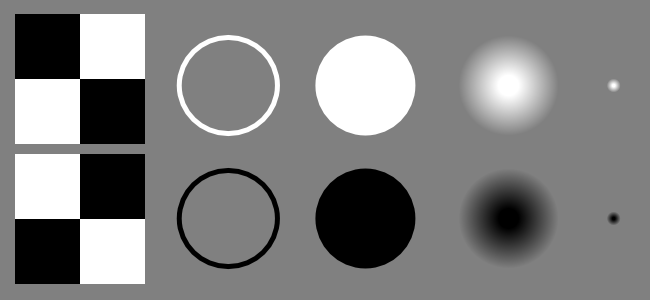
#> input picture examples/data/patterns.png, 650 x 300 px
$ python shape_index.py   (older library calls are emulated)
#> lines starting #> are read from the running program, lines starting #| are printed output that depends on the picture
### ipcv/scalespace.py
import numpy as np
from scipy.ndimage.filters import gaussian_filter


class ScaleSpace:
    def __init__(self, img_shape, sigmas, dys, dxs):
        ''' Compute the scale-space of an image.
        Upon initialization, this class precomputes the Gaussian windows used
        to smooth images of a fixed shape to save the computations at later
        points.
        '''
#> called with img_shape = (300, 650)
        assert(len(sigmas) == len(dys) == len(dxs))
        h, w = img_shape
        g_y, g_x = np.mgrid[-.5+.5/h:.5:1./h, -.5+.5/w:.5: 1./w]
        self.filters = []
        for sigma, dy, dx in zip(sigmas, dys, dxs):
            g = np.exp(- (g_x**2 + g_y**2) * (np.pi*2*sigma)**2 / 2.)
            g = np.fft.fftshift(g)
            if dy > 0 or dx > 0:
                #TODO change list(range to np.linspace or similar
                dg_y = np.array((list(range(0, h//2))+list(range(-h//2, 0))),
                                dtype=float, ndmin=2) / h
                dg_x = np.array((list(range(0, w//2))+list(range(-w//2, 0))),
                                dtype=float, ndmin=2) / w
                dg = (dg_y.T**dy) * (dg_x**dx) * (1j*2*np.pi)**(dy + dx)
                g = np.multiply(g, dg)
            self.filters.append(g)

    def compute_f(self, img_f):
        ''' Compute the scale space of an image in the fourier domain.'''
        return [np.multiply(img_f, f) for f in self.filters]

    def compute(self, img):
        ''' Compute the scale space of an image.'''
        img_f = np.fft.fft2(img)
        return [np.fft.ifft2(np.multiply(img_f, f)).real for f in self.filters]


def scalespace(img, sigma, order=(0, 0)):
    '''Compute the scale-space of an image. sigma is the scale parameter. dx
    and dy specify the differentiation order along the x and y axis
    respectively.'''
    ss = ScaleSpace(img.shape, [sigma], [order[0]], [order[1]])
    return ss.compute(img)[0]


# [16 lines left out: function gradient_orientation, not called in this run]


def shape_index(img, scale, orientations=False, fft=False):
    '''Calculate the shape index at the given scale.'''
    normalizer = scale**2
    if fft:
        Lyy = normalizer*scalespace(img, scale, order=(2, 0))
        Lxy = normalizer*scalespace(img, scale, order=(1, 1))
        Lxx = normalizer*scalespace(img, scale, order=(0, 2))
    else:
        mode = 'reflect'
        Lyy = normalizer*gaussian_filter(img, scale, order=(2, 0), mode=mode)
        Lxy = normalizer*gaussian_filter(img, scale, order=(1, 1), mode=mode)
        Lxx = normalizer*gaussian_filter(img, scale, order=(0, 2), mode=mode)

    si = np.arctan((-Lxx-Lyy) / (np.sqrt((Lxx - Lyy)**2+4*Lxy**2)+1e-10))
    si_c = .5*np.sqrt(Lxx**2 + 2*Lxy**2 + Lyy**2)

    if orientations:
        t = Lxx + Lyy
        d = Lxx*Lyy - Lxy**2
        l1 = t/2.0 + np.sqrt(np.abs(t**2/4 - d))
        l2 = t/2.0 - np.sqrt(np.abs(t**2/4 - d))
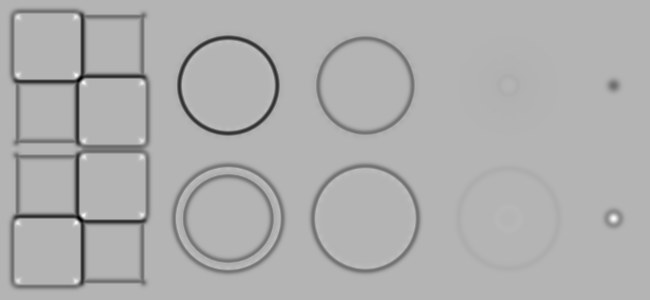
#> l2: shape (300, 650) float64; min -82.27, max 34.01, mean -2.5; drawn with min black and max white
        y = l1-Lyy
        x = Lxy
        si_o = np.arctan(y/(x+1e-10))
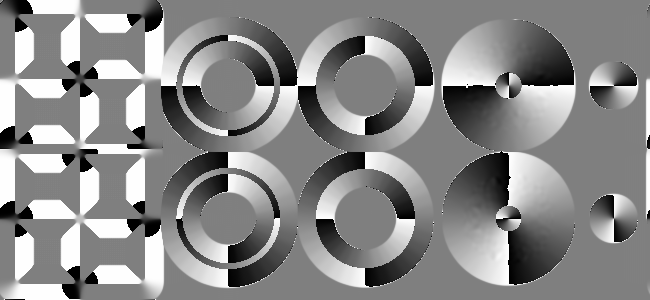
#> si_o: shape (300, 650) float64; min -1.57, max 1.57, mean 0.12; drawn with min black and max white
        si_om = l1-l2
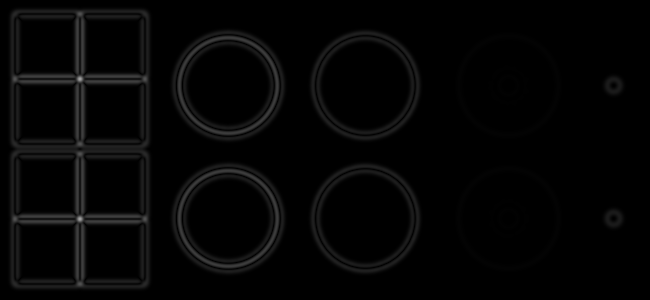
#> si_om: shape (300, 650) float64; min 0, max 158, mean 5
        return si, si_c, si_o, si_om
    else:
        return si, si_c

### ipcv/util/image.py
import os
import numpy as np
import scipy as sp


def stretch_intensity(img):
    img = img.astype(float)
    img -= np.min(img)
    img /= np.max(img)+1e-12
    return img


def imsave(path, img, stretch=True):
    if stretch:
        img = (255*stretch_intensity(img)).astype(np.uint8)
    dirpath = os.path.dirname(path)
    if len(dirpath) > 0 and not os.path.exists(dirpath):
        os.makedirs(dirpath)
    sp.misc.imsave(path, img)


# [100 lines left out: functions tile, patch, extract_patches, not called in this run]

### examples/shape_index.py
#!/usr/bin/env python

import numpy as np
import scipy as sp
from ipcv import shape_index
from ipcv.util import imsave


def visualize_si():
    ''' Visualize the shape index responses. '''
    img = sp.misc.imread('data/patterns.png', flatten=True)
    si, si_c, si_o, si_om = shape_index(img, 2.5, orientations=True, fft=True)
    imsave('si/patterns-si.png', si)
    imsave('si/patterns-si_c.png', si_c)
    imsave('si/patterns-si_weighted.png', si*si_c)
    imsave('si/patterns-si_o.png', si_o)
    imsave('si/patterns-si_om.png', si_om)
    imsave('si/patterns-si_o_weighted.png', si_o*si_om)
#> in stretch_intensity (call 6), `img = img.astype(float)`:
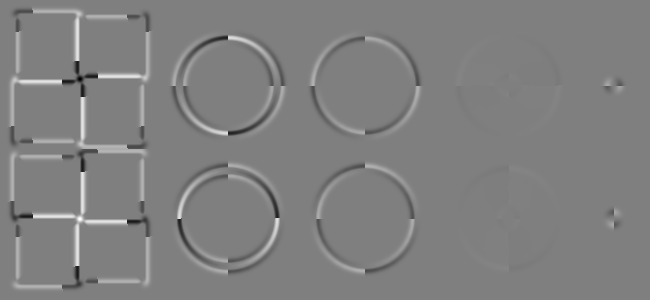
#> img: shape (300, 650) float64; min -124.1, max 124.1, mean 1; drawn with min black and max white


def visualize_si_orientation():
    ''' Visualize the shape index orientation. '''
    img = sp.misc.imread('data/rings.png', flatten=True)
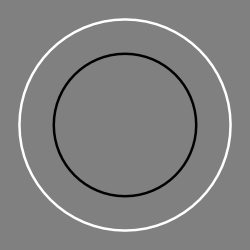
#> input picture examples/data/rings.png, 250 x 250 px
#> img: shape (250, 250) float32; min 0, max 255, mean 129.1
    si, si_c, si_o, si_om = shape_index(img, 2.5, orientations=True, fft=True)
#> call 2 of shape_index, with scale = 2.5, orientations = True, fft = True
#> in shape_index (call 2), `si = np.arctan((-Lxx-Lyy) / (np.sqrt((Lxx - Lyy)**2+4*Lxy**2)+1e-10))`:
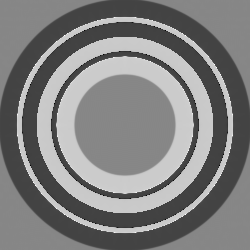
#> si: shape (250, 250) float64; min -1.57, max 1.39, mean -0.0849; drawn with min black and max white
#> in shape_index (call 2), `l1 = t/2.0 + np.sqrt(np.abs(t**2/4 - d))`:
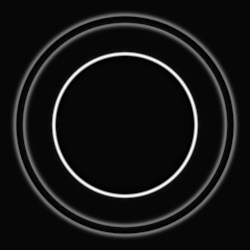
#> l1: shape (250, 250) float64; min -1.26, max 44.31, mean 2.5; drawn with min black and max white
    import matplotlib.pyplot as plt
    plt.figure()
    plt.imshow(img, cmap=plt.gray())
    X, Y = np.mgrid[0:si_o.shape[0], 0:si_o.shape[1]]
    u = np.cos(si_o)*si_c/np.max(si_c)
    v = np.sin(si_o)*si_c/np.max(si_c)
    quiver_mask = si_c > 10
    step = 3
    quiver_mask = quiver_mask[::step, ::step]
    Y = (Y[::step, ::step])[quiver_mask]
#> Y = 432 values, max 231 at index 201, min 18 at index 196, mean 124.5
    X = (X[::step, ::step])[quiver_mask]
#> X = 432 values from 18 to 231
    u = (u[::step, ::step])[quiver_mask]
#> u = 432 values, max 0.984 at index 75, min 0.0154 at index 4, mean 0.507
    v = (v[::step, ::step])[quiver_mask]
#> v = 432 values, max 0.984 at index 204, min -0.983 at index 205, mean -7.76e-05
    plt.quiver(Y, X, u, v,
               pivot='mid', scale=30,
               color='r')
    plt.savefig('si/rings-si_o.pdf')


def visualize_si_fiducial_orientation():
    ''' Visualize the shape index orientation with a fiducial coordinate
        system.'''
    img = sp.misc.imread('data/rings.png', flatten=True)
    si, si_c, si_o, si_om = shape_index(img, 2.5, orientations=True, fft=True)
    # No fiducial coordinate system.
    imsave('si/rings-si_o.png', si_o)
    imsave('si/rings-si_o_weighted.png', si_o*si_om)

    # Let each pixel have its own coordinate system where the origin is
    # the image center and the first axis is the vector from the origin to
    # the pixel.
    h, w = img.shape[:2]
#> h = 250; w = 250
    y = np.linspace(-h/2., h/2., h)
#> y = 250 values from -125 to 125
    x = np.linspace(-w/2., w/2., w)
#> x = 250 values from -125 to 125
    xv, yv = np.meshgrid(x, y)
    offsets = np.arctan(yv/(xv+1e-10))
    si_o = np.mod(si_o+offsets, np.pi)
    imsave('si/rings-si_o_fiducial.png', si_o)
    imsave('si/rings-si_o_fiducial_weighted.png', si_o*si_om)


if __name__ == '__main__':
    visualize_si()
    visualize_si_orientation()
    visualize_si_fiducial_orientation()
